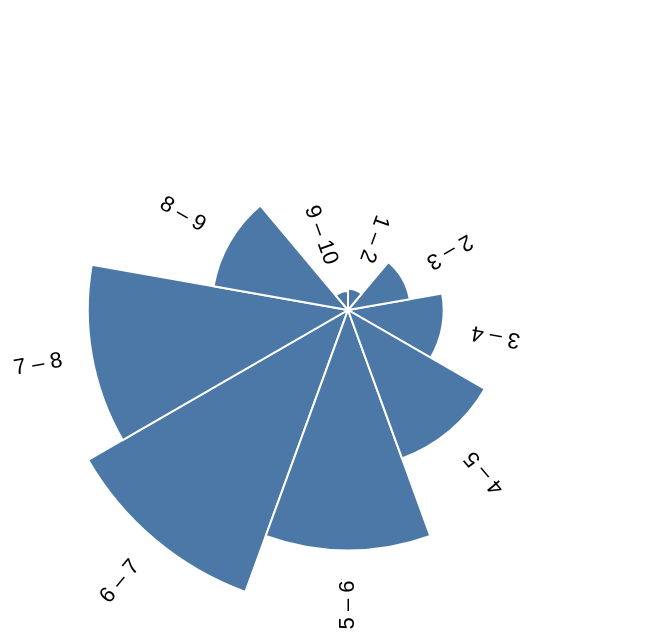

Vega-Lite specification for this chart:
### Vega-Lite specification from a JSON file in a GitHub repository (floating-point values rounded to 4 significant figures; data arrays with more than 128 entries replaced by an {"elided": "..."} marker saying what was removed)
{"$schema": "https://vega.github.io/schema/vega-lite/v4.json", "data": {"values": {"elided": "3201 records"}}, "layer": [{"mark": {"type": "arc", "stroke": "white", "tooltip": true}}, {"mark": {"type": "text", "radiusOffset": 15, "align": "right"}, "encoding": {"text": {"bin": true, "field": "IMDB Rating"}, "angle": {"bin": true, "field": "IMDB Rating", "scale": {"range": [90, 450]}}}}], "encoding": {"theta": {"bin": true, "field": "IMDB Rating"}, "radius": {"aggregate": "count", "scale": {"type": "sqrt"}}}, "config": {"view": {"stroke": null}}}
